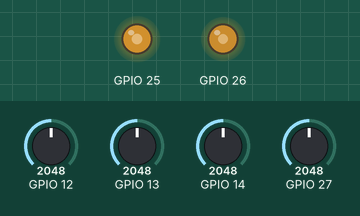
This program was run on a simulated ESP32. Parts: output pins drawn as LEDs (lit = HIGH). The test bench sets the inputs (shaded band); at power-on: GPIO 14 = 2048, GPIO 27 = 2048, GPIO 12 = 2048, GPIO 13 = 2048.

Above: at 2.2 s.
2.3 s: GPIO 14 set to 2866
At 2.45 s:
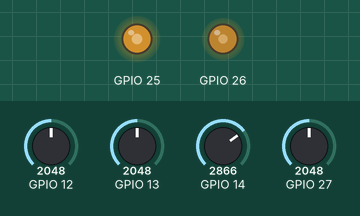
5.3 s: GPIO 27 set to 122
At 8.18 s:
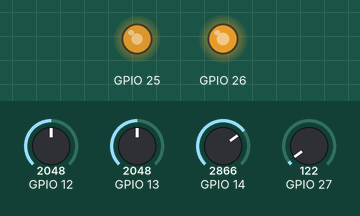
8.3 s: GPIO 12 set to 122
At 9.05 s:
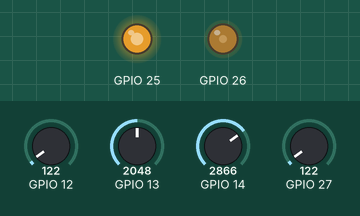
11.3 s: GPIO 13 set to 3972
At 13.8 s:
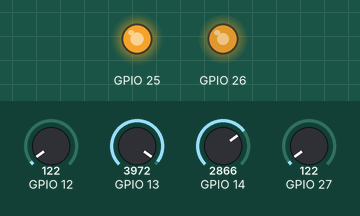
14.3 s: GPIO 12 set to 2866
At 15.6 s:
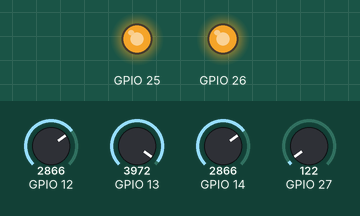
Timing chart, 0 to 17.3 s (numbered marks = the images above; inputs shaded):
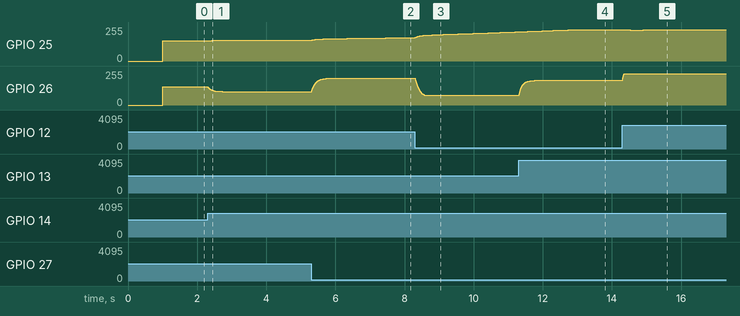

Measured:
- after the input at 2.3 s, GPIO 26: moves from 137/255 to 101/255 over 0.42 s, starting at once
- after the input at 5.3 s, GPIO 26: moves from 101/255 to 201/255 over 0.74 s, starting at once
- after the input at 8.3 s, GPIO 26: moves from 201/255 to 73/255 over 0.26 s, starting at once
- after the input at 11.3 s, GPIO 26: moves from 73/255 to 185/255 over 0.64 s, starting at once
- after the input at 14.3 s, GPIO 25: 233/255 → 232/255 after 0.23 s, → 233/255 0.38 s later; GPIO 26: 185/255 → 233/255 at once

The program:

main.cpp
```cpp
#include <esp32-hal.h>
#include <HardwareSerial.h>
#include "LightSensor.hpp"
#include "Servo.hpp"
#include "PIDController.hpp"
LightSensor trSensor = LightSensor(13); // top right
LightSensor tlSensor = LightSensor(12); // top left

LightSensor brSensor = LightSensor(14); // bottom right
LightSensor blSensor = LightSensor(27); // bottom left

Servo servoWrist = Servo(26, 0);
Servo servoBase = Servo(25, 1);

PIDController wristController = PIDController(10, 0.000, 0.0f);
PIDController baseController = PIDController(0.75, 0.25, 0.0f);
void setup()
{
  Serial.begin(115200);
  delay(1000);
  trSensor.setMultipliers({0.85f, 0.0f, 0.0f, 0.0f}); // Set multipliers for compensation
  // Aim to have 50% for top/bottom & right/left values
  baseController.zeroAndSetTarget(0.5f, 0.0f);
  wristController.zeroAndSetTarget(0.5f, 0.0f);
}
void loop()
{
  tlSensor.update();
  blSensor.update();
  trSensor.update();
  brSensor.update();

  float leftValue = tlSensor.getFilteredData() + blSensor.getFilteredData();
  float rightValue = trSensor.getFilteredData() + brSensor.getFilteredData();

  float topValue = tlSensor.getFilteredData() + trSensor.getFilteredData();
  float bottomValue = blSensor.getFilteredData() + brSensor.getFilteredData();

  // To prevent division by zero errors
  leftValue = leftValue <= 2.0f ? 1.0f : leftValue;
  rightValue = rightValue <= 2.0f ? 1.0f : rightValue;
  topValue = topValue <= 2.0f ? 1.0f : topValue;
  bottomValue = bottomValue <= 2.0f ? 1.0f : bottomValue;

  float topPercentage = topValue / (topValue + bottomValue);
  float leftPercentage = leftValue / (leftValue + rightValue);

  // Calculate the derived servo outputs
  float wristOut = wristController.compute(topPercentage);

  float baseOut = baseController.compute(leftPercentage);

  servoBase.setSpeed(baseOut);
  servoWrist.setSpeed(-wristOut);
  delay(10);
}
```

Helpers.hpp
```cpp
#pragma once

namespace Helpers
{
    float lerp(float a, float b, float t)
    {
        return (1.0f - t) * a + b * t;
    }
    float invLerp(float a, float b, float v)
    {
        return (v - a) / (b - a);
    }
    float remap(float iMin, float iMax, float oMin, float oMax, float v)
    {
        return lerp(oMin, oMax, invLerp(iMin, iMax, v));
    }
} // namespace Helpers
```

LightSensor.hpp
```cpp
#pragma once

#include <esp32-hal.h>
#include <string.h>
#include "Arduino.h"

class LightSensor
{

    struct Multipliers {
        float a1;
        float a2;
        float a3;
        float a4;
    };
public:
    LightSensor(int inputPin) : m_InputPin(inputPin) {
    }

    void setMultipliers(Multipliers multiplier) {
        m_Multipliers = multiplier;
    }

    void setName(String name)
    {
        m_Name = name;
    }

    void update()
    {
        const float now = (float)micros() / 1000000.0;
        if (now - m_LastUpdate < 1.0 / UPDATE_FREQ)
            return;
        // Take multiple samples
        float reading = 0;
        for (int i = 0; i < SAMPLES_PER_UPDATE; i++)
        {
            reading += float(analogRead(m_InputPin));
        }
        m_RawData = reading / SAMPLES_PER_UPDATE;

        // Software error correction
        m_RawData = m_Multipliers.a4 * pow(m_RawData, 4) + m_Multipliers.a3 * pow(m_RawData, 3) + m_Multipliers.a2 * pow(m_RawData, 2) +  m_RawData * m_Multipliers.a1;
        // Butterworth filter
        m_FilteredData = 0.87f * m_FilteredData + (1.0f - 0.87f) * m_RawData;
    }

    float getFilteredData() { return m_FilteredData; }
    float getRawData() { return m_RawData; }

private:
    const int m_InputPin;
    const float UPDATE_FREQ = 50;
    float m_LastUpdate = (float)micros() / 1000000.0;
    float m_FilteredData = 0.0;
    float m_RawData = 0.0;
    const int SAMPLES_PER_UPDATE = 10;
    String m_Name = String();
    Multipliers m_Multipliers = Multipliers{1.0f, 0.0f, 0.0f, 0.0f};
};
```

PIDController.hpp
```cpp
#pragma once

#include "Arduino.h"

// PI is probably enough, too much noise for derivative to work reliably
class PIDController
{
public:
    PIDController(float kp, float ki, float kd) : kp(kp), ki(ki), kd(kd) {}

    // Compute the output signal required from the current/actual value.
    float compute(float input)
    {
        curr_time = micros();
        dt = static_cast<float>(curr_time - prev_time) / 1e6;
        prev_time = curr_time;

        error = setpoint - (input - zero_ref);
        derivative = (error - prev_error) / dt;
        integral = constrain(integral + error * dt, -100.0f, 100.0f);
        prev_error = error;

        output = error * kp + derivative * kd + integral * ki;
        return output;
    }

    // Function used to return the last calculated error.
    // The error is the difference between the desired position and current position.
    void tune(float p, float i, float d)
    {
        kp = p;
        ki = i;
        kd = d;
    }
    float getError()
    {
        return error;
    }
    // This must be called before trying to achieve a setpoint.
    // The first argument becomes the new zero reference point.
    // Target is the setpoint value.
    void zeroAndSetTarget(float zero, float target)
    {
        prev_time = micros();
        zero_ref = zero;
        setpoint = target;
    }

private:
    uint32_t prev_time, curr_time = micros();
    float dt;
    float kp, ki, kd;
    float error, derivative;
    float integral = 0;
    float output = 0;
    float prev_error = 0;
    float setpoint = 0;
    float zero_ref = 0;
};
```

Servo.hpp
```cpp
#pragma once

#include <esp32-hal-ledc.h>
#include "Arduino.h"
#include "Helpers.hpp"

class Servo
{
public:
    Servo(int pwmPin, int channel) : m_PWMPin(pwmPin), m_Channel(channel)
    {
        ledcSetup(m_Channel, 400, 16);
        ledcAttachPin(m_PWMPin, m_Channel);
    };
    // Sets the speed of the servo
    void setSpeed(float value)
    {
        value = constrain(value, -0.99, 0.99);
        uint16_t output = static_cast<uint16_t>(Helpers::remap(-1.0f, 1.0f, MIN_PWM, MAX_PWM, value));
        ledcWrite(m_Channel, output);
    }

private:
    const int m_PWMPin;
    const int m_Channel;
    // PWM tunings for FS90 servo @ 400hz + 16 bits resolution
    const static uint16_t MAX_PWM = 60030;
    const static uint16_t MIN_PWM = 18612;
    const static uint16_t STOP_PWM = 39321;
};
```
